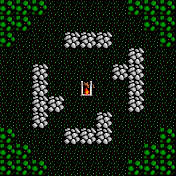

A 2D game scene composited from a Tiled map and its tileset images. What follows is a short description and the map's XML, with every tile layer's data as written:
An orthogonal 11x11 tile map with 16x16 px tiles, 1 tile layer (CAMP) and 24 objects (monst-0, monst-1, monst-2, monst-3, monst-4, ...).

<map version="1.5" tiledversion="1.6.0" orientation="orthogonal" renderorder="right-down" width="11" height="11" tilewidth="16" tileheight="16" infinite="0" nextlayerid="2" nextobjectid="1">
 <tileset firstgid="1" source="tiles.tsx" />
 <layer id="1" name="CAMP" width="11" height="11">
  <data encoding="csv">
6,6,6,5,5,5,5,5,6,6,6,
6,6,5,5,5,5,5,5,5,6,6,
6,5,5,5,58,58,58,5,5,5,6,
5,5,5,5,5,5,5,5,58,5,5,
5,5,58,5,5,5,5,58,58,5,5,
5,5,58,5,5,76,5,5,58,5,5,
5,5,58,58,5,5,5,5,58,5,5,
5,5,58,5,5,5,58,5,5,5,5,
6,5,5,5,58,58,58,5,5,5,6,
6,6,5,5,5,5,5,5,5,6,6,
6,6,6,5,5,5,5,5,6,6,6
  </data>
 </layer>
 <objectgroup id="1" name="start">
  <object id="1" name="monst-0" x="72" y="8"><point /></object>
  <object id="2" name="monst-1" x="104" y="8"><point /></object>
  <object id="3" name="monst-2" x="56" y="24"><point /></object>
  <object id="4" name="monst-3" x="120" y="24"><point /></object>
  <object id="5" name="monst-4" x="24" y="56"><point /></object>
  <object id="6" name="monst-5" x="152" y="56"><point /></object>
  <object id="7" name="monst-6" x="8" y="72"><point /></object>
  <object id="8" name="monst-7" x="168" y="72"><point /></object>
  <object id="9" name="monst-8" x="8" y="104"><point /></object>
  <object id="10" name="monst-9" x="168" y="104"><point /></object>
  <object id="11" name="monst-10" x="24" y="120"><point /></object>
  <object id="12" name="monst-11" x="152" y="120"><point /></object>
  <object id="13" name="monst-12" x="56" y="152"><point /></object>
  <object id="14" name="monst-13" x="120" y="152"><point /></object>
  <object id="15" name="monst-14" x="72" y="168"><point /></object>
  <object id="16" name="monst-15" x="104" y="168"><point /></object>
  <object id="17" name="party-0" x="88" y="56"><point /></object>
  <object id="18" name="party-1" x="56" y="88"><point /></object>
  <object id="19" name="party-2" x="88" y="120"><point /></object>
  <object id="20" name="party-3" x="120" y="88"><point /></object>
  <object id="21" name="party-4" x="72" y="72"><point /></object>
  <object id="22" name="party-5" x="72" y="104"><point /></object>
  <object id="23" name="party-6" x="104" y="104"><point /></object>
  <object id="24" name="party-7" x="104" y="72"><point /></object>
 </objectgroup>
</map>
